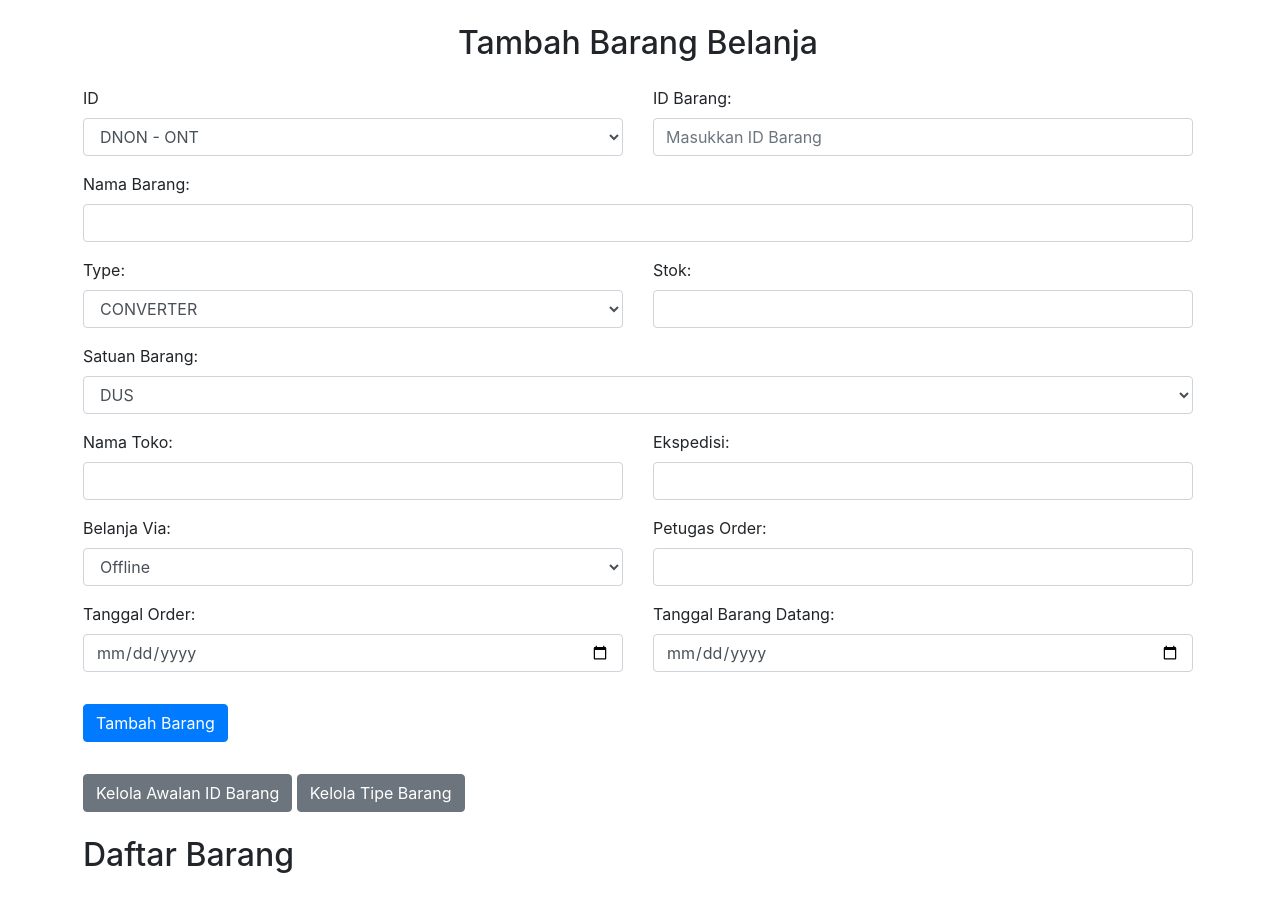
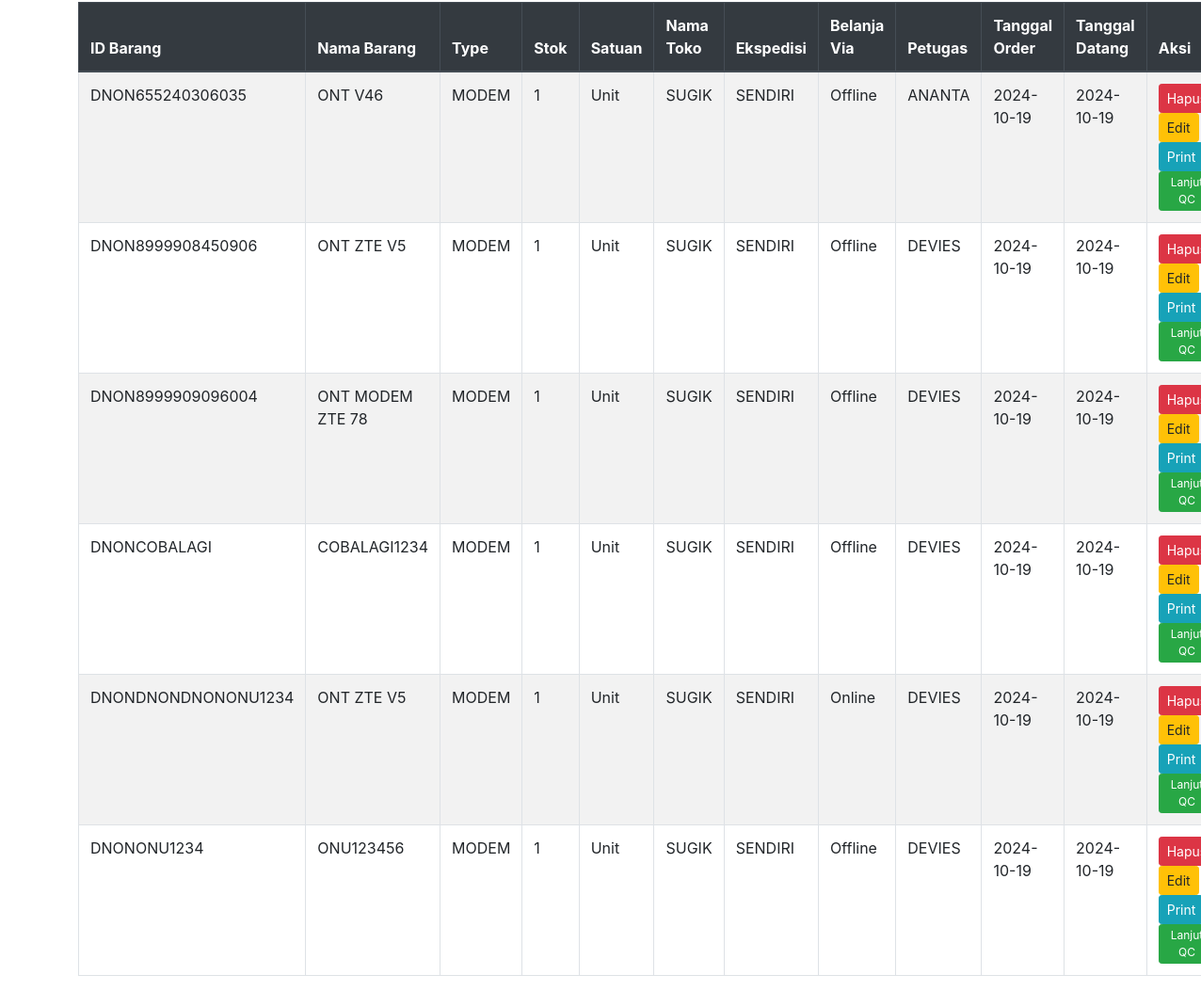
Page /belanja/tambah_barang.php on the committed database (2 pictures, top to bottom).
### tables this page shows
CREATE TABLE `items` (
  `id_barang` varchar(50) NOT NULL,
  `nama_barang` varchar(255) DEFAULT NULL,
  `tipe_barang` varchar(255) DEFAULT NULL,
  `stok` int(11) DEFAULT NULL,
  `satuan_barang` varchar(50) DEFAULT NULL,
  `barcode` varchar(50) DEFAULT NULL,
  `nama_toko` varchar(255) DEFAULT NULL,
  `ekspedisi` varchar(255) DEFAULT NULL,
  `belanja_via` varchar(50) DEFAULT NULL,
  `tanggal_order` date DEFAULT NULL,
  `tanggal_datang` date DEFAULT NULL,
  `siapa_order` varchar(255) DEFAULT NULL,
  `petugas_qc` varchar(255) DEFAULT NULL,
  `qc_status` varchar(50) DEFAULT NULL,
  `alasan_undo_qc` varchar(255) DEFAULT NULL,
  `retur_status` varchar(50) DEFAULT NULL,
  `keterangan` text DEFAULT NULL,
  `mac_address` varchar(100) DEFAULT NULL,
  `keterangan_qc` text DEFAULT NULL,
  `petugas_gudang` varchar(255) NOT NULL,
  `tanggal_qc` date DEFAULT NULL,
  `petugas_order` varchar(255) DEFAULT NULL
);

### belanja/tambah_barang.php (the view, shortened to what this page needs)
<?php
require 'db.php';
?>
<!DOCTYPE html>
<html lang="en">
<head>
    <link href="https://stackpath.bootstrapcdn.com/bootstrap/4.3.1/css/bootstrap.min.css" rel="stylesheet">
</head>
<body>
<h2 class="text-center my-4">Tambah Barang Belanja</h2>
<div class="container">
    <form action="tambah_barang.php" method="post" class="form-group">
        <div class="row mb-3">
            <div class="col">
                <label for="id_awalan">ID</label>
                <select name="id_awalan" class="form-control" required>
                    <?php
                    $stmt = $pdo->query("SELECT * FROM awalan_id_barang");
                    while ($row = $stmt->fetch()) {
                        echo "<option value=\"" . $row['kode_awalan'] . "\">" . $row['kode_awalan'] . " - " . $row['deskripsi_awalan'] . "</option>";
                    }
                    ?>
                </select>
            </div>
            <div class="col">
                <label for="id_barang">ID Barang:</label>
                <input type="text" class="form-control" name="id_barang" placeholder="Masukkan ID Barang" required>
            </div>
        </div>
        <div class="row mb-3">
            <div class="col">
                <label for="nama_barang">Nama Barang:</label>
                <input type="text" class="form-control" name="nama_barang" required>
            </div>
        </div>
        <div class="row mb-3">
            <div class="col">
                <label for="tipe_barang">Type:</label>
                <select name="tipe_barang" class="form-control" required>
                    <?php
                    $stmt = $pdo->query("SELECT * FROM tipe_barang");
                    while ($row = $stmt->fetch()) {
                        echo "<option value=\"" . $row['nama_tipe'] . "\">" . $row['nama_tipe'] . "</option>";
                    }
                    ?>
                </select>
            </div>
            <div class="col">
                <label for="stok">Stok:</label>
                <input type="number" class="form-control" name="stok" required>
            </div>
        </div>
        <div class="row mb-3">
            <div class="col">
                <label for="satuan_barang">Satuan Barang:</label>
                <select name="satuan_barang" class="form-control" required>
                    <?php
                    $stmt = $pdo->query("SELECT * FROM satuan_barang");
                    while ($row = $stmt->fetch()) {
                        echo "<option value=\"" . $row['nama_satuan'] . "\">" . $row['nama_satuan'] . "</option>";
                    }
                    ?>
                </select>
            </div>
        </div>
        <div class="row mb-3">
            <div class="col">
                <label for="nama_toko">Nama Toko:</label>
                <input type="text" class="form-control" name="nama_toko" required>
            </div>
            <div class="col">
                <label for="ekspedisi">Ekspedisi:</label>
                <input type="text" class="form-control" name="ekspedisi" required>
            </div>
        </div>
        <div class="row mb-3">
            <div class="col">
                <label for="belanja_via">Belanja Via:</label>
                <select name="belanja_via" class="form-control" required>
                    <option value="Offline">Offline</option>
                </select>
            </div>
            <div class="col">
                <label for="siapa_order">Petugas Order:</label>
                <input type="text" class="form-control" name="siapa_order" required>
            </div>
        </div>
        <div class="row mb-3">
            <div class="col">
                <label for="tanggal_order">Tanggal Order:</label>
                <input type="date" class="form-control" name="tanggal_order" required>
            </div>
            <div class="col">
                <label for="tanggal_datang">Tanggal Barang Datang:</label>
                <input type="date" class="form-control" name="tanggal_datang" required>
            </div>
        </div>
        <button type="submit" class="btn btn-primary mt-3">Tambah Barang</button>
    </form>
    <a href="kelola_awalan_id.php" class="btn btn-secondary mt-3">Kelola Awalan ID Barang</a>
    <a href="manage_tipe_barang.php" class="btn btn-secondary mt-3">Kelola Tipe Barang</a>
    <h2 class="my-4">Daftar Barang</h2>
    <table class="table table-striped table-bordered">
        <thead class="thead-dark">
            <tr>
                <th>ID Barang</th>
                <th>Nama Barang</th>
                <th>Type</th>
                <th>Stok</th>
                <th>Satuan</th>
                <th>Nama Toko</th>
                <th>Ekspedisi</th>
                <th>Belanja Via</th>
                <th> Petugas</th>
                <th>Tanggal Order</th>
                <th>Tanggal Datang</th>
                <th>Aksi</th>
            </tr>
        </thead>
        <tbody>
            <?php
            $stmt = $pdo->query("SELECT * FROM items");
            while ($row = $stmt->fetch()) {
                echo "<tr>";
                echo "<td>" . $row['id_barang'] . "</td>";
                echo "<td>" . $row['nama_barang'] . "</td>";
                echo "<td>" . $row['tipe_barang'] . "</td>";
                echo "<td>" . $row['stok'] . "</td>";
                echo "<td>" . $row['satuan_barang'] . "</td>";
                echo "<td>" . $row['nama_toko'] . "</td>";
                echo "<td>" . $row['ekspedisi'] . "</td>";
                echo "<td>" . $row['belanja_via'] . "</td>";
                echo "<td>" . $row['siapa_order'] . "</td>";
                echo "<td>" . $row['tanggal_order'] . "</td>";
                echo "<td>" . $row['tanggal_datang'] . "</td>";
                echo "<td>
                    <a href='tambah_barang.php?delete=" . $row['id_barang'] . "' class='btn btn-danger btn-sm'>Hapus</a>
                    <a href='edit_barang.php?id=" . $row['id_barang'] . "' class='btn btn-warning btn-sm'>Edit</a>
                    <button class='btn btn-info btn-sm' onclick='printLabel(\"" . $row['id_barang'] . "\")'>Print</button>
                    <a href='../quality_control/qc_dashboard.php?id=" . $row['id_barang'] . "' class='btn btn-success btn-sm' style='font-size: 12px; padding: 2px 5px;'>Lanjut QC</a>
                </td>";
                echo "</tr>";
            }
            ?>
        </tbody>
    </table>
</div>
</body>
</html>

### rows in the picture
items: id_barang "DNON655240306035", nama_barang "ONT V46", tipe_barang "MODEM", stok "1", satuan_barang "Unit", nama_toko "SUGIK", ekspedisi "SENDIRI", belanja_via "Offline", siapa_order "ANANTA", tanggal_order "2024-10-19", tanggal_datang "2024-10-19"
items: id_barang "DNON8999908450906", nama_barang "ONT ZTE V5", tipe_barang "MODEM", stok "1", satuan_barang "Unit", nama_toko "SUGIK", ekspedisi "SENDIRI", belanja_via "Offline", siapa_order "DEVIES", tanggal_order "2024-10-19", tanggal_datang "2024-10-19"
items: id_barang "DNON8999909096004", nama_barang "ONT MODEM ZTE 78", tipe_barang "MODEM", stok "1", satuan_barang "Unit", nama_toko "SUGIK", ekspedisi "SENDIRI", belanja_via "Offline", siapa_order "DEVIES", tanggal_order "2024-10-19", tanggal_datang "2024-10-19"
items: id_barang "DNONCOBALAGI", nama_barang "COBALAGI1234", tipe_barang "MODEM", stok "1", satuan_barang "Unit", nama_toko "SUGIK", ekspedisi "SENDIRI", belanja_via "Offline", siapa_order "DEVIES", tanggal_order "2024-10-19", tanggal_datang "2024-10-19"
items: id_barang "DNONDNONDNONONU1234", nama_barang "ONT ZTE V5", tipe_barang "MODEM", stok "1", satuan_barang "Unit", nama_toko "SUGIK", ekspedisi "SENDIRI", belanja_via "Online", siapa_order "DEVIES", tanggal_order "2024-10-19", tanggal_datang "2024-10-19"
items: id_barang "DNONONU1234", nama_barang "ONU123456", tipe_barang "MODEM", stok "1", satuan_barang "Unit", nama_toko "SUGIK", ekspedisi "SENDIRI", belanja_via "Offline", siapa_order "DEVIES", tanggal_order "2024-10-19", tanggal_datang "2024-10-19"

### other values in the picture
form field id_awalan "DNON - ONT"
form field tipe_barang "CONVERTER"
form field satuan_barang "DUS"
